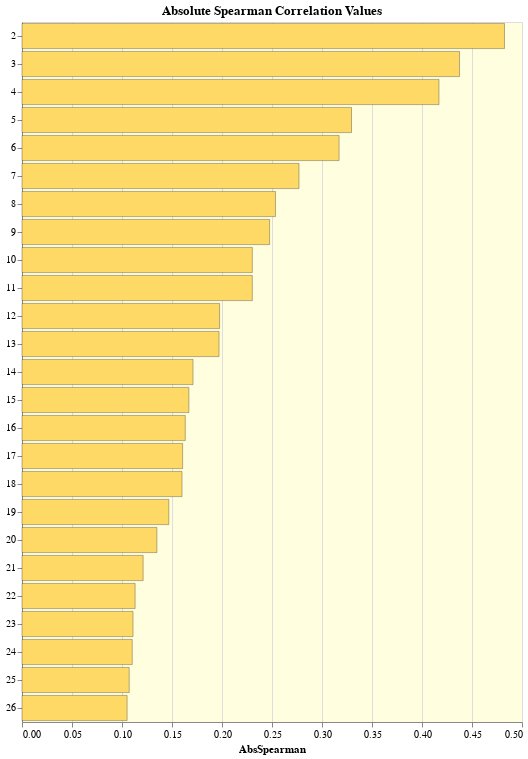

This figure's notebook cell:
### Code cell
import altair as alt

chart = alt.Chart(Selected).mark_bar().encode(
    x=alt.X('AbsSpearman:Q'),
    y=alt.Y('column:N',sort='-x',axis=alt.Axis(labelLimit=800)), 
    color=alt.value('#ffd966'),
    tooltip=['AbsPearson']
).properties(
    width=500,
    height=700,
    title='Absolute Spearman Correlation Values'
)

chart = chart.configure_axisY(
        title=None  # Set title to None to hide the y-axis label
    ).configure_mark(
        strokeWidth=0.3,  # Set the width of the border
        stroke='black'  # Set the color of the border
    ).configure_view(
    fill='#ffffe0'  # Set the background color to light yellow
)

# Show the Altair chart
chart

### Figure 1 — Vega-Lite specification as saved in the notebook (floating-point values rounded to 4 significant figures)
{"config": {"view": {"continuousWidth": 300, "continuousHeight": 300, "fill": "#ffffe0"}, "axisY": {"title": null}, "mark": {"stroke": "black", "strokeWidth": 0.3}}, "data": {"name": "data-c9ff9c38ce6032d57103d8e4238cdc19"}, "mark": {"type": "bar"}, "encoding": {"color": {"value": "#ffd966"}, "tooltip": [{"field": "AbsPearson", "type": "quantitative"}], "x": {"field": "AbsSpearman", "type": "quantitative"}, "y": {"axis": {"labelLimit": 800}, "field": "column", "sort": "-x", "type": "nominal"}}, "height": 700, "title": "Absolute Spearman Correlation Values", "width": 500, "$schema": "https://vega.github.io/schema/vega-lite/v5.15.1.json", "datasets": {"data-c9ff9c38ce6032d57103d8e4238cdc19": [{"index": 2, "column": 2, "AbsPearson": 0.3981, "AbsSpearman": 0.4825, "Spearman": 0.4825}, {"index": 3, "column": 3, "AbsPearson": 0.3658, "AbsSpearman": 0.4375, "Spearman": 0.4375}, {"index": 4, "column": 4, "AbsPearson": 0.3104, "AbsSpearman": 0.417, "Spearman": 0.417}, {"index": 5, "column": 5, "AbsPearson": 0.1833, "AbsSpearman": 0.3295, "Spearman": -0.3295}, {"index": 6, "column": 6, "AbsPearson": 0.1814, "AbsSpearman": 0.3171, "Spearman": -0.3171}, {"index": 7, "column": 7, "AbsPearson": 0.1701, "AbsSpearman": 0.277, "Spearman": -0.277}, {"index": 8, "column": 8, "AbsPearson": 0.1649, "AbsSpearman": 0.2535, "Spearman": -0.2535}, {"index": 9, "column": 9, "AbsPearson": 0.1459, "AbsSpearman": 0.2476, "Spearman": 0.2476}, {"index": 10, "column": 10, "AbsPearson": 0.2318, "AbsSpearman": 0.2303, "Spearman": 0.2303}, {"index": 11, "column": 11, "AbsPearson": 0.2318, "AbsSpearman": 0.2303, "Spearman": -0.2303}, {"index": 12, "column": 12, "AbsPearson": 0.182, "AbsSpearman": 0.1976, "Spearman": 0.1976}, {"index": 13, "column": 13, "AbsPearson": 0.123, "AbsSpearman": 0.1971, "Spearman": -0.1971}, {"index": 14, "column": 14, "AbsPearson": 0.0934, "AbsSpearman": 0.171, "Spearman": -0.171}, {"index": 15, "column": 15, "AbsPearson": 0.1208, "AbsSpearman": 0.1669, "Spearman": 0.1669}, {"index": 16, "column": 16, "AbsPearson": 0.1267, "AbsSpearman": 0.1633, "Spearman": 0.1633}, {"index": 17, "column": 17, "AbsPearson": 0.119, "AbsSpearman": 0.1607, "Spearman": -0.1607}, {"index": 18, "column": 18, "AbsPearson": 0.1206, "AbsSpearman": 0.16, "Spearman": -0.16}, {"index": 19, "column": 19, "AbsPearson": 0.08093, "AbsSpearman": 0.1468, "Spearman": 0.1468}, {"index": 20, "column": 20, "AbsPearson": 0.1259, "AbsSpearman": 0.1349, "Spearman": 0.1349}, {"index": 21, "column": 21, "AbsPearson": 0.1027, "AbsSpearman": 0.1212, "Spearman": -0.1212}, {"index": 22, "column": 22, "AbsPearson": 0.05649, "AbsSpearman": 0.1131, "Spearman": -0.1131}, {"index": 23, "column": 23, "AbsPearson": 0.05782, "AbsSpearman": 0.111, "Spearman": 0.111}, {"index": 24, "column": 24, "AbsPearson": 0.06526, "AbsSpearman": 0.1102, "Spearman": -0.1102}, {"index": 25, "column": 25, "AbsPearson": 0.08106, "AbsSpearman": 0.1072, "Spearman": 0.1072}, {"index": 26, "column": 26, "AbsPearson": 0.09538, "AbsSpearman": 0.1051, "Spearman": 0.1051}]}}
